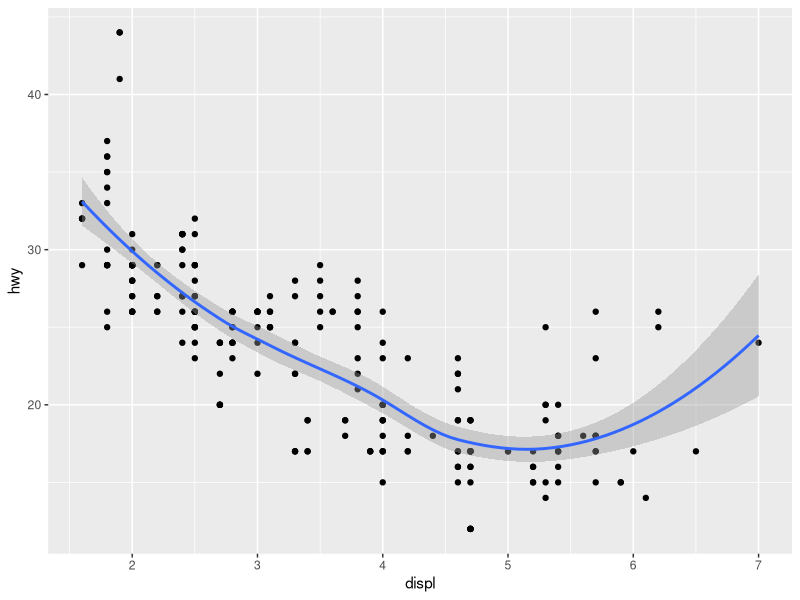

The R source for this figure:
## ---- chunk 1
knitr::opts_chunk$set(
  fig.width = 6, 
  fig.height = 6 * 0.618, 
  fig.align = "center", 
  out.width = "90%",
  collapse = TRUE
)
## ---- chunk 2
library(tidyverse)
## ---- chunk 3
mpg %>% 
  group_by(year, drv) %>% 
  summarize(avg = mean(hwy))
## ---- chunk 4
ggplot(mpg, aes(x = displ, y = hwy)) +
  geom_point() +
  geom_smooth()
## ---- chunk 5
#| echo: fenced
library(tidyverse)
